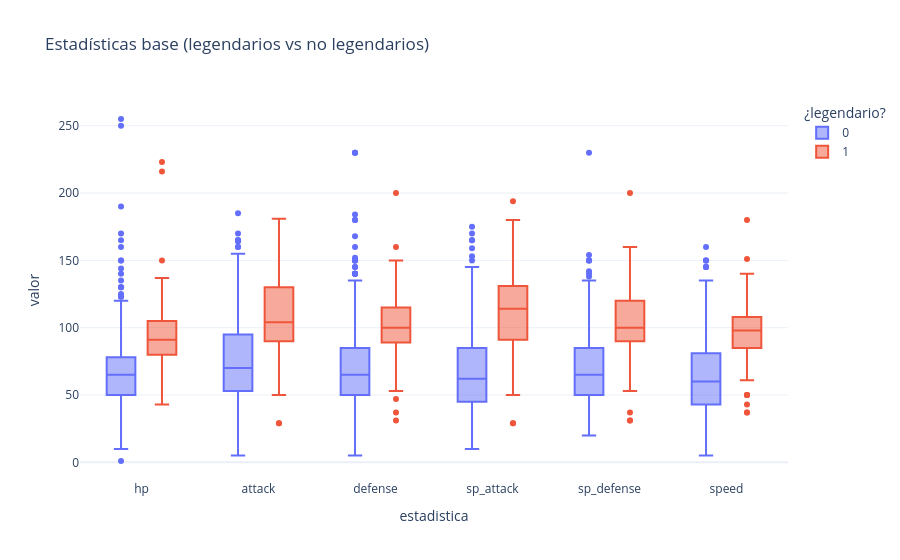

Notebook cell for this chart:
### Markdown cell above
**Qué significan los nulos (no todos son errores):**

- `type2` (384): son los Pokémon de un solo tipo. No falta nada.
- `percentage_male` (98): son los Pokémon **sin género**, como dice el diccionario. Tampoco falta nada.
- `height_m` y `weight_kg` (20 cada una): sí son datos faltantes (casi todos son formas de Alola). Los vamos a llenar con la mediana en la sección 4.
- `capture_rate` viene como texto porque **Minior** trae dos valores pegados (`30 (Meteorite)255 (Core)`). Nos quedamos con el primero.

### Code cell
# 2.2 Distribución de las estadísticas base
STATS = ["hp", "attack", "defense", "sp_attack", "sp_defense", "speed"]

largo = pokemon.melt(id_vars=["name", "is_legendary"], value_vars=STATS, var_name="estadistica", value_name="valor")
fig = px.box(
    largo, x="estadistica", y="valor", color="is_legendary", points="outliers",
    title="Estadísticas base (legendarios vs no legendarios)", template=PLANTILLA,
    labels={"is_legendary": "¿legendario?"},
)
fig.show()

print(f"Legendarios: {pokemon['is_legendary'].sum()} de {len(pokemon)} ({pokemon['is_legendary'].mean() * 100:.1f}%)")
print("base_total promedio -> no legendarios:", round(pokemon.loc[pokemon['is_legendary'] == 0, 'base_total'].mean(), 1),
      "| legendarios:", round(pokemon.loc[pokemon['is_legendary'] == 1, 'base_total'].mean(), 1))

### Figure 1 — Plotly figure (JSON) as saved in the notebook; plotly's stock layout.template omitted (floating-point values rounded to 4 significant figures; data arrays with more than 128 entries replaced by an {"elided": "..."} marker saying what was removed)
{"data": [{"alignmentgroup": "True", "boxpoints": "outliers", "hovertemplate": "¿legendario?=0<br>estadistica=%{x}<br>valor=%{y}<extra></extra>", "legendgroup": "0", "marker": {"color": "#636efa"}, "name": "0", "notched": false, "offsetgroup": "0", "orientation": "v", "showlegend": true, "type": "box", "x": {"elided": "4386 str values"}, "x0": " ", "xaxis": "x", "y": {"elided": "4386 int values"}, "y0": " ", "yaxis": "y"}, {"alignmentgroup": "True", "boxpoints": "outliers", "hovertemplate": "¿legendario?=1<br>estadistica=%{x}<br>valor=%{y}<extra></extra>", "legendgroup": "1", "marker": {"color": "#EF553B"}, "name": "1", "notched": false, "offsetgroup": "1", "orientation": "v", "showlegend": true, "type": "box", "x": {"elided": "420 str values"}, "x0": " ", "xaxis": "x", "y": {"elided": "420 int values"}, "y0": " ", "yaxis": "y"}], "layout": {"boxmode": "group", "legend": {"title": {"text": "¿legendario?"}, "tracegroupgap": 0}, "title": {"text": "Estadísticas base (legendarios vs no legendarios)"}, "xaxis": {"anchor": "y", "domain": [0, 1], "title": {"text": "estadistica"}}, "yaxis": {"anchor": "x", "domain": [0, 1], "title": {"text": "valor"}}}}
